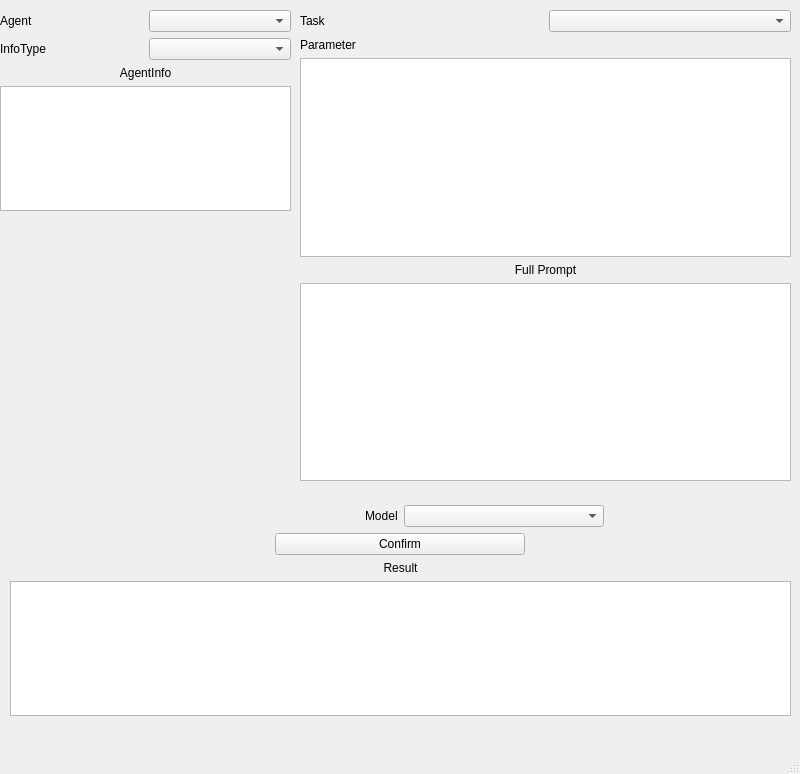
<?xml version="1.0" encoding="UTF-8"?>
<ui version="4.0">
 <class>MainWindow</class>
 <widget class="QMainWindow" name="MainWindow">
  <property name="geometry">
   <rect>
    <x>0</x>
    <y>0</y>
    <width>800</width>
    <height>774</height>
   </rect>
  </property>
  <property name="windowTitle">
   <string>MainWindow</string>
  </property>
  <widget class="QWidget" name="centralwidget">
   <widget class="QWidget" name="verticalLayoutWidget">
    <property name="geometry">
     <rect>
      <x>0</x>
      <y>10</y>
      <width>291</width>
      <height>201</height>
     </rect>
    </property>
    <layout class="QVBoxLayout" name="AgentLayout">
     <item>
      <layout class="QHBoxLayout" name="horizon_agent">
       <item>
        <widget class="QLabel" name="agentLabel">
         <property name="text">
          <string>Agent</string>
         </property>
        </widget>
       </item>
       <item>
        <widget class="QComboBox" name="agentCombo"/>
       </item>
      </layout>
     </item>
     <item>
      <layout class="QHBoxLayout" name="horizontalLayout">
       <item>
        <widget class="QLabel" name="agentTypeLabel">
         <property name="text">
          <string>InfoType</string>
         </property>
        </widget>
       </item>
       <item>
        <widget class="QComboBox" name="agentInfoCombo"/>
       </item>
      </layout>
     </item>
     <item>
      <widget class="QLabel" name="agentTypeLabel_4">
       <property name="text">
        <string>AgentInfo</string>
       </property>
       <property name="alignment">
        <set>Qt::AlignmentFlag::AlignCenter</set>
       </property>
      </widget>
     </item>
     <item>
      <layout class="QHBoxLayout" name="horizontalLayout_2">
       <item>
        <widget class="QPlainTextEdit" name="agentInfo">
         <property name="lineWidth">
          <number>1</number>
         </property>
        </widget>
       </item>
      </layout>
     </item>
    </layout>
   </widget>
   <widget class="QWidget" name="verticalLayoutWidget_2">
    <property name="geometry">
     <rect>
      <x>300</x>
      <y>10</y>
      <width>491</width>
      <height>471</height>
     </rect>
    </property>
    <layout class="QVBoxLayout" name="taskLayout">
     <item>
      <layout class="QHBoxLayout" name="horizon_agent_2">
       <item>
        <widget class="QLabel" name="taskLabel">
         <property name="text">
          <string>Task</string>
         </property>
        </widget>
       </item>
       <item>
        <widget class="QComboBox" name="taskCombo"/>
       </item>
      </layout>
     </item>
     <item>
      <layout class="QHBoxLayout" name="horizontalLayout_3">
       <item>
        <widget class="QLabel" name="TaskParameterLabel">
         <property name="text">
          <string>Parameter</string>
         </property>
        </widget>
       </item>
      </layout>
     </item>
     <item>
      <layout class="QHBoxLayout" name="horizontalLayout_4">
       <item>
        <widget class="QPlainTextEdit" name="taskParameterText">
         <property name="lineWidth">
          <number>1</number>
         </property>
        </widget>
       </item>
      </layout>
     </item>
     <item>
      <widget class="QLabel" name="FullTaskLabel">
       <property name="text">
        <string>Full Prompt</string>
       </property>
       <property name="alignment">
        <set>Qt::AlignmentFlag::AlignCenter</set>
       </property>
      </widget>
     </item>
     <item>
      <widget class="QPlainTextEdit" name="TaskFullText">
       <property name="lineWidth">
        <number>1</number>
       </property>
      </widget>
     </item>
    </layout>
   </widget>
   <widget class="QWidget" name="verticalLayoutWidget_3">
    <property name="geometry">
     <rect>
      <x>10</x>
      <y>505</y>
      <width>781</width>
      <height>211</height>
     </rect>
    </property>
    <layout class="QVBoxLayout" name="result">
     <item>
      <layout class="QHBoxLayout" name="horizontalLayout_5">
       <item alignment="Qt::AlignmentFlag::AlignRight">
        <widget class="QLabel" name="modelLabel">
         <property name="text">
          <string>Model</string>
         </property>
        </widget>
       </item>
       <item alignment="Qt::AlignmentFlag::AlignLeft">
        <widget class="QComboBox" name="modelCombo">
         <property name="minimumSize">
          <size>
           <width>200</width>
           <height>0</height>
          </size>
         </property>
        </widget>
       </item>
      </layout>
     </item>
     <item>
      <layout class="QHBoxLayout" name="horizontalLayout_7">
       <item>
        <widget class="QPushButton" name="confirmButton">
         <property name="maximumSize">
          <size>
           <width>250</width>
           <height>16777215</height>
          </size>
         </property>
         <property name="contextMenuPolicy">
          <enum>Qt::ContextMenuPolicy::NoContextMenu</enum>
         </property>
         <property name="layoutDirection">
          <enum>Qt::LayoutDirection::LeftToRight</enum>
         </property>
         <property name="autoFillBackground">
          <bool>false</bool>
         </property>
         <property name="text">
          <string>Confirm</string>
         </property>
         <property name="autoDefault">
          <bool>false</bool>
         </property>
         <property name="default">
          <bool>false</bool>
         </property>
        </widget>
       </item>
      </layout>
     </item>
     <item>
      <widget class="QLabel" name="resultLabel">
       <property name="text">
        <string>Result</string>
       </property>
       <property name="alignment">
        <set>Qt::AlignmentFlag::AlignCenter</set>
       </property>
      </widget>
     </item>
     <item>
      <widget class="QPlainTextEdit" name="resultText">
       <property name="enabled">
        <bool>true</bool>
       </property>
      </widget>
     </item>
    </layout>
   </widget>
  </widget>
  <widget class="QMenuBar" name="menubar">
   <property name="geometry">
    <rect>
     <x>0</x>
     <y>0</y>
     <width>800</width>
     <height>33</height>
    </rect>
   </property>
  </widget>
  <widget class="QStatusBar" name="statusbar"/>
 </widget>
 <resources/>
 <connections/>
</ui>
